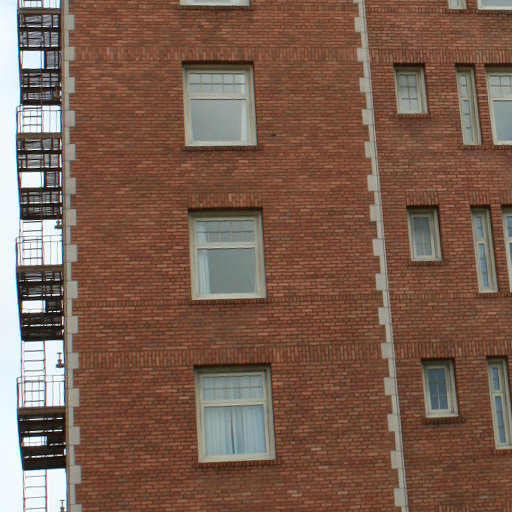
%> input picture img_processing/matlab/resimages/bricks.png, 512 x 512 px
$ octave --eval "antiAliasing;"   (GNU Octave 9; MATLAB toolbox functions it lacks are replaced by stand-ins)
%> lines starting %> are read from the running program, lines starting %| are printed output that depends on the picture
function antiAliasing()
    I = imread('bricks.png');
%> I is the input picture: size 512x512x3 uint8; mean R, G, B 122.7, 94.8, 79.6
%     figure, imshow(I)
    f = fspecial('gaussian',[5,5],2);
    I = imfilter(I,f);
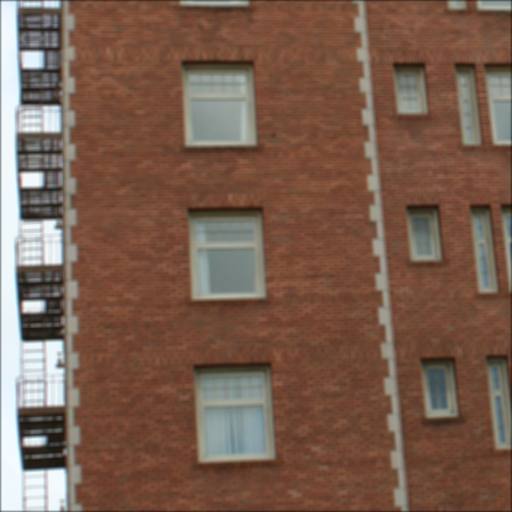
%> I: size 512x512x3 uint8; mean R, G, B 122, 94.2, 79.1

    I = I(1:3:end,1:3:end);
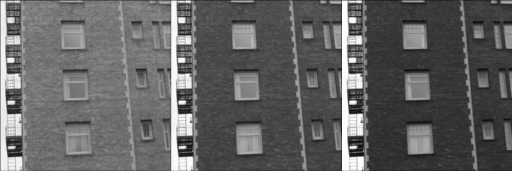
%> I: size 171x512 uint8; min 13, max 255, mean 98.4

    figure, imshow(I)
    imwrite(I, 'res.png');
end
